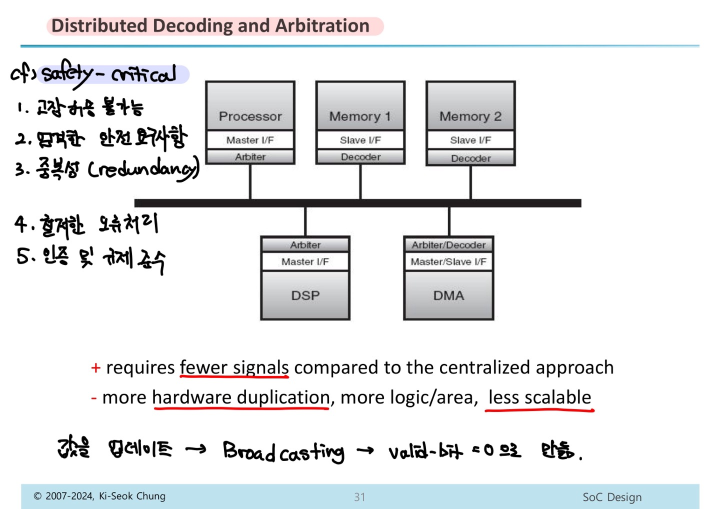
#> input picture Test/Test_Extract_Handwrite/Compare/new_compare_handwrite.jpg, 1440 x 1018 px (shown at 1/2 size)
$ python test_extract_handwrite_ver1.py
#> lines starting #> are read from the running program, lines starting #| are printed output that depends on the picture; after the words box and inside, x2 and y2 are one past the last pixel; in counts of white or black regions, pixels touching at a corner belong together
#> the answer given: Compare/new_compare_handwrite.jpg
#> the answer given: Compare/new_compare_original.jpg
## This python file is used to test the function of extract_handwrite_ver1.ipynb

# Import the necessary library
import cv2
import numpy as np
import os

## Convert Image to CV2 format
def cv2_image(image_path):
#> called with image_path = 'Compare/new_compare_handwrite.jpg'
    img = cv2.imread(image_path)
#> img is the input picture: shape (1018, 1440, 3); mean B, G, R 232.3, 231.3, 230.4
#> call 2 of cv2_image, with image_path = 'Compare/new_compare_original.jpg'
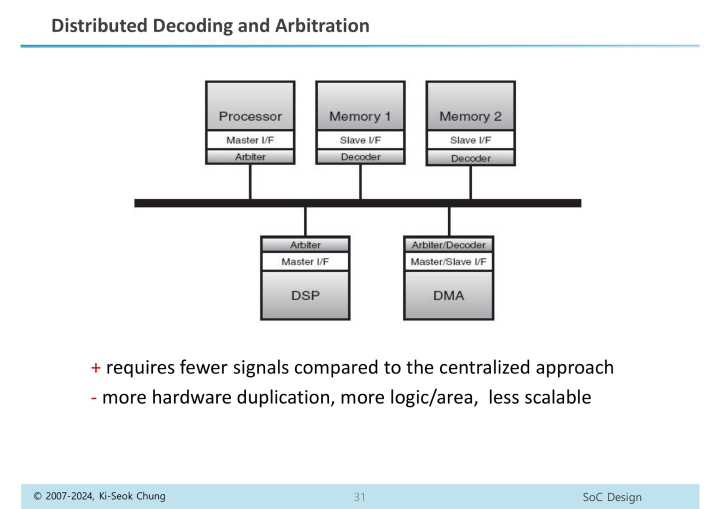
#> input picture Test/Test_Extract_Handwrite/Compare/new_compare_original.jpg, 1440 x 1018 px (shown at 1/2 size)
#> in cv2_image, img is the input picture: shape (1018, 1440, 3); mean B, G, R 239.6, 238.8, 236.8
    return img

def diff_and_rgb_image(original_image, handwrite_image):
    diff = cv2.bitwise_not(cv2.absdiff(original_image, handwrite_image))
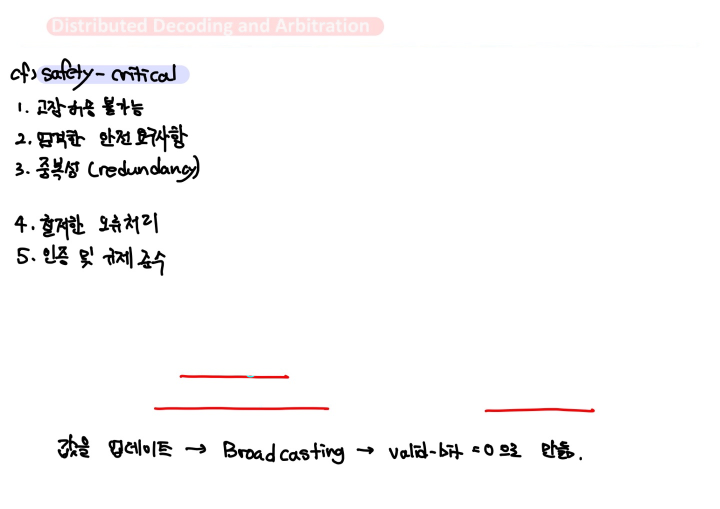
#> diff: shape (1018, 1440, 3) (shown at 1/2 size); mean B, G, R 247.7, 247.5, 248.5
    diff_rgb = cv2.cvtColor(diff, cv2.COLOR_BGR2RGB)
    return diff_rgb

def process_img(filter, diff_rgb):
    # Make white img
#> called with filter = (255, 0, 0)
    new_img = np.zeros_like(diff_rgb)

    # Set Condition
    condition = (diff_rgb > 225).all(axis=2)
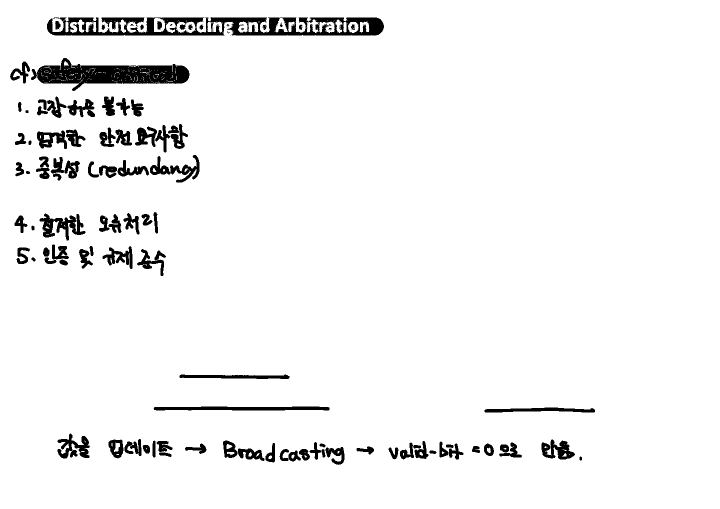
#> condition: shape (1018, 1440) bool (shown at 1/2 size); 95.3% white; 112 black regions (16 under 20 px), largest, box (x1, y1, x2, y2) and area: (94, 34, 768, 71) 14256, (62, 116, 379, 182) 10643, (307, 813, 659, 821) 2354

    # Apply Condition
    new_img[condition] = diff_rgb[condition]
    new_img[~condition] = filter
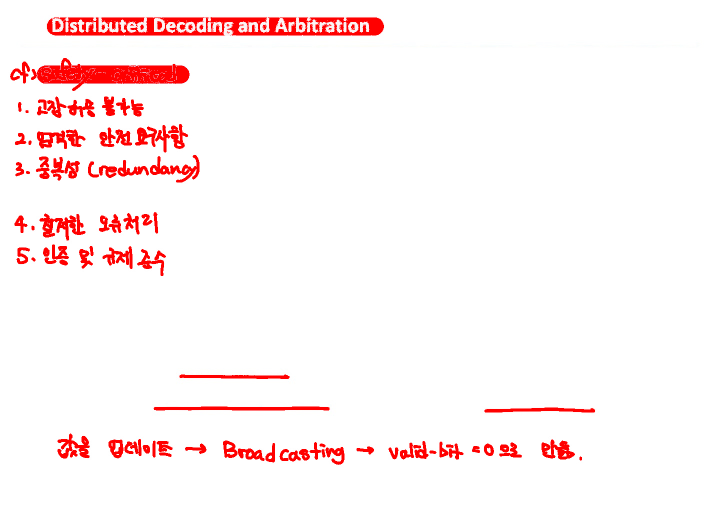
#> new_img: shape (1018, 1440, 3) (shown at 1/2 size); mean R, G, B 254.9, 242.7, 242.7

    # Convert to CV2 format
    new_img = cv2.cvtColor(new_img, cv2.COLOR_RGB2BGR)

    return new_img

## Main function
if __name__ == '__main__':
    print("Extract Handwrite Image Start")
    # Path of images
    original_path = input('Enter the path of the original image: ')
    handwrite_path = input('Enter the path of the handwrite image: ')

    # Preprocess the image
    original_image = cv2_image(original_path)
    handwrite_image = cv2_image(handwrite_path)

    # Get Handwrite Part
    diff_rgb = diff_and_rgb_image(original_image, handwrite_image)

    # Initialize Filter
    new_color = (255, 0, 0) # Red - Numpy

    # Apply Filter and Convert to CV2 format
    new_img = process_img(new_color, diff_rgb)

    # Check save directory and if not exist, create it
    save_DIR = 'Result'
    try:
        if not os.path.exists(save_DIR):
            os.makedirs(save_DIR)
    except OSError:
        print(f'Error: Cannot Find SAVE_PATH: {save_DIR}')
    name = input('Enter the name of the result image: ')
#> the answer given: Compare/new_compare_original.jpg
    # Save the image
    cv2.imwrite(f'{save_DIR}/{name}.jpg', new_img)
    print("Extract Handwrite Image Done")
